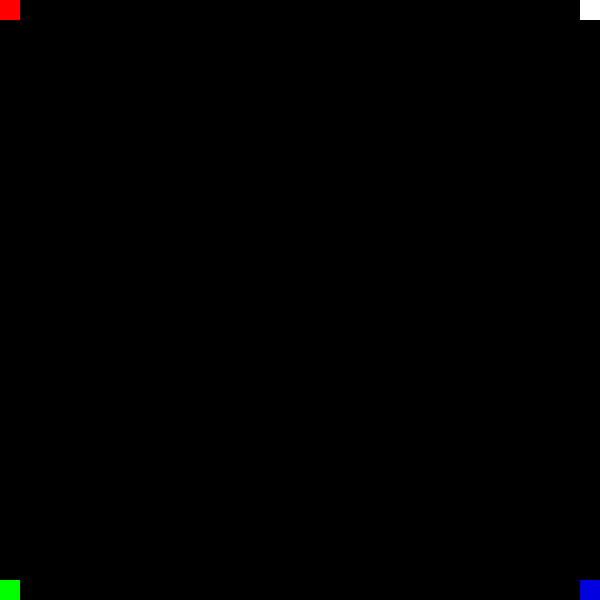
Frame 1 (no input)
Frame 60 (the mouse pressed at the canvas centre just before this capture): identical to frame 1, image omitted
Frame 120 (the mouse held since frame 60 and released just before this capture): identical to frame 1, image omitted

The Processing sketch that drew this single still picture (run headless with seeded random() and noise(); from frame 60 on, the mouse is pressed at the canvas centre):

// Processing sketch: processing_60812
// ── processing_60812.pde

float r;
float g;
float b;

void setup() {
size (600,600);
smooth ();
background(0);
noStroke ();
}

void draw(){
  fill (255,40);
  //rect (0,0,600,600);

fill(255,0,0);
rect(0,0, 20,20);

fill(0,0,225);
rect(580,580,20,20);

fill(255,255,255);
rect(580,0,20,20);

fill(0,255,0);
rect(0,580,20,20);

  if (mousePressed && mouseX <20 &&  mouseY < 20) {
    r = 255;
    g = 0;
    b = 0;
  } else if (mousePressed && mouseX >580 &&  mouseY >580) {
    r = 0;
    g = 0;
    b = 255;
  }else if (mousePressed && mouseX <20 &&  mouseY >580) {
    r = 0;
    g = 255;
    b = 0;
  }else if (mousePressed && mouseX >580 &&  mouseY <20) {
    r = 255;
    g = 255;
    b = 255;
    
  }
  fill(r,g,b);
 if (mousePressed){
  ellipse (mouseX,mouseY,20,20);}
}
